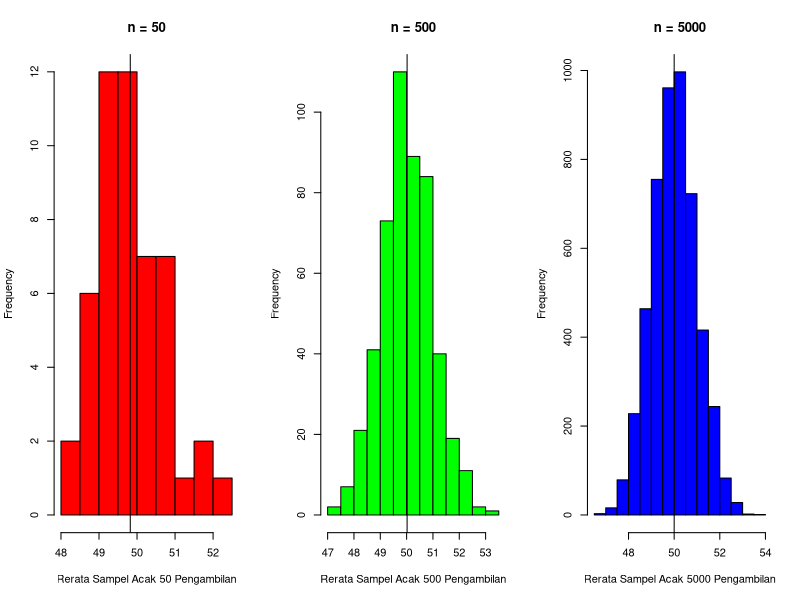
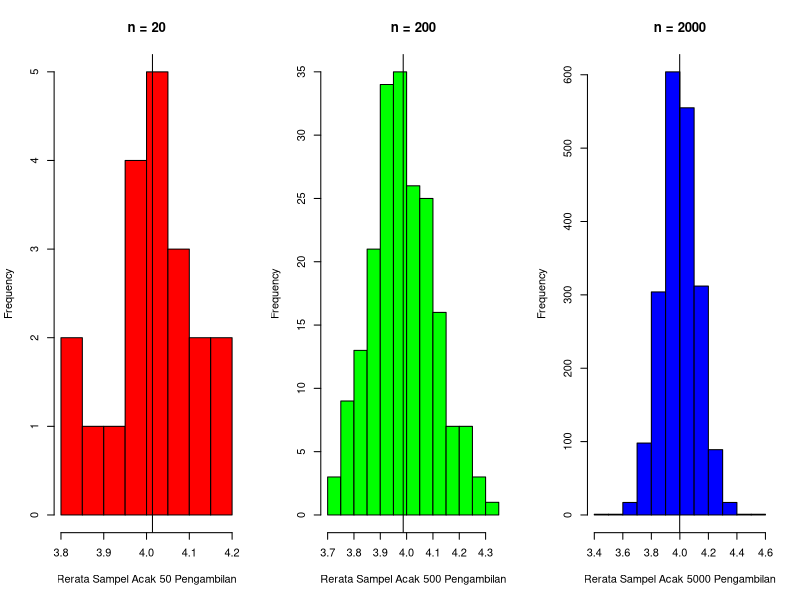

Source code (R) for these figures, in order:
## ---- chunk 1
# import random number (data) dan set
set.seed(123)
#mencari mean pada interval 50, 500, 5000 data dengan perulangan dan disimpan pada masing- masing variabel
k_50 = 50
n_50 = c()
for (i in 1:k_50){
 n_50[i] = mean(rchisq(n=100,df=50))
}
k_500 = 500
n_500 = c()
for (i in 1:k_500){
 n_500[i] = mean(rchisq(n=100,df=50))
}
k_5000 = 5000
n_5000 = c()
for (i in 1:k_5000){
 n_5000[i] = mean(rchisq(n=100,df=50))
}
# membuat histogram
par(mfrow = c(1,3))
hist(n_50, col = "red", main = "n = 50", xlab = "Rerata Sampel Acak 50 Pengambilan")
abline(v = mean(n_50), col = 'black')
hist(n_500, col = "green", main = "n = 500", xlab = "Rerata Sampel Acak 500 Pengambilan")
abline(v = mean(n_500), col = 'black')
hist(n_5000, col = "blue", main = "n = 5000", xlab = "Rerata Sampel Acak 5000 Pengambilan")
abline(v = mean(n_5000), col = 'black')
## ---- chunk 2
# import random number (data) dan set
set.seed(123)
#mencari mean pada interval 50, 500, 5000 data dengan perulangan dan disimpan pada masing- masing variabel
k_20 = 20
n_20 = c()
for (i in 1:k_20){
 n_20[i] = mean(rexp(n=1000,rate=0.25))
}
k_200 = 200
n_200 = c()
for (i in 1:k_200){
 n_200[i] = mean(rexp(n=1000,rate=0.25))
}
k_2000 = 2000
n_2000 = c()
for (i in 1:k_2000){
 n_2000[i] = mean(rexp(n=1000,rate=0.25))
}
# membuat histogram
par(mfrow = c(1,3))
hist(n_20, col = "red", main = "n = 20", xlab = "Rerata Sampel Acak 50 Pengambilan")
abline(v = mean(n_20), col = 'black')
hist(n_200, col = "green", main = "n = 200", xlab = "Rerata Sampel Acak 500 Pengambilan")
abline(v = mean(n_200), col = 'black')
hist(n_2000, col = "blue", main = "n = 2000", xlab = "Rerata Sampel Acak 5000 Pengambilan")
abline(v = mean(n_2000), col = 'black')
## ---- chunk 3
p_light_trucks = 0.4
p_car = 1 - p_light_trucks #assume the rest are the cars
p_light_trucks_fatality = (50/200000)
p_car_fatality = (40/200000)
#the probability the accident involved a light truck --> P(A) = n(A)/n(S)
nA = p_light_trucks_fatality*p_light_trucks
nS = (p_light_trucks_fatality*p_light_trucks) + (p_car*p_car_fatality)
PA = nA/nS
PA #result of probability the accident involved a light truck 
## ---- chunk 4
p_virus = 14/10000
p_no_virus = 1 - p_virus
p_positive_virus = 0.995 #diket di soal
p_positive_no_virus = 0.1 #diket di soal
nA = p_virus*p_positive_virus
nS = ((p_virus*p_positive_virus) +(p_no_virus*p_positive_no_virus))
PA = nA/nS
PA #result of probability that a person actually has the virus given that the person is tested positive 
